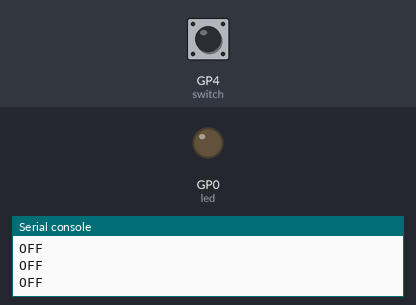
This program was run on a simulated Raspberry Pi Pico running CircuitPython. On the bench: output pins drawn as LEDs (lit = HIGH), the last lines printed to the serial console. The inputs (shaded band) are chosen by the test bench; at power-on: GP4 (switch) HIGH.

Above: at 1.2 s.
1.3 s: GP4 (switch) pulled LOW for 0.15 s
At 1.38 s:
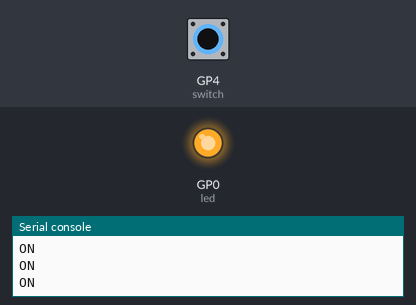
2.9 s: GP4 (switch) pulled LOW for 3.2 s
At 7.5 s:
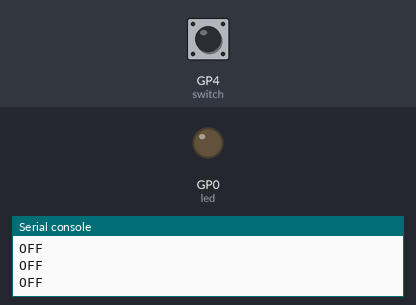
Timing chart, 0 to 9.0 s (numbered marks = the images above; inputs shaded):
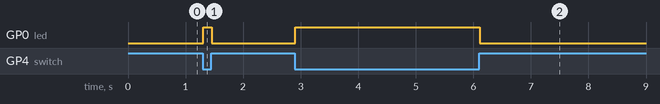

Measured:
- after the input at 1.3 s, GP0 (led): LOW → HIGH at once, → LOW 0.14 s later
- after the input at 2.9 s, GP0 (led): LOW → HIGH at once, → LOW 3.2 s later

The program:

03_digitalin.py
```python
import time
import board
from digitalio import DigitalInOut, Direction, Pull

led = DigitalInOut(board.GP0)
led.direction = Direction.OUTPUT

switch = DigitalInOut(board.GP4)
switch.direction = Direction.INPUT
switch.pull = Pull.UP

while True:
    if switch.value:
        led.value = False
        print("OFF")
    else:
        led.value = True
        print("ON")

    time.sleep(0.01)
```
